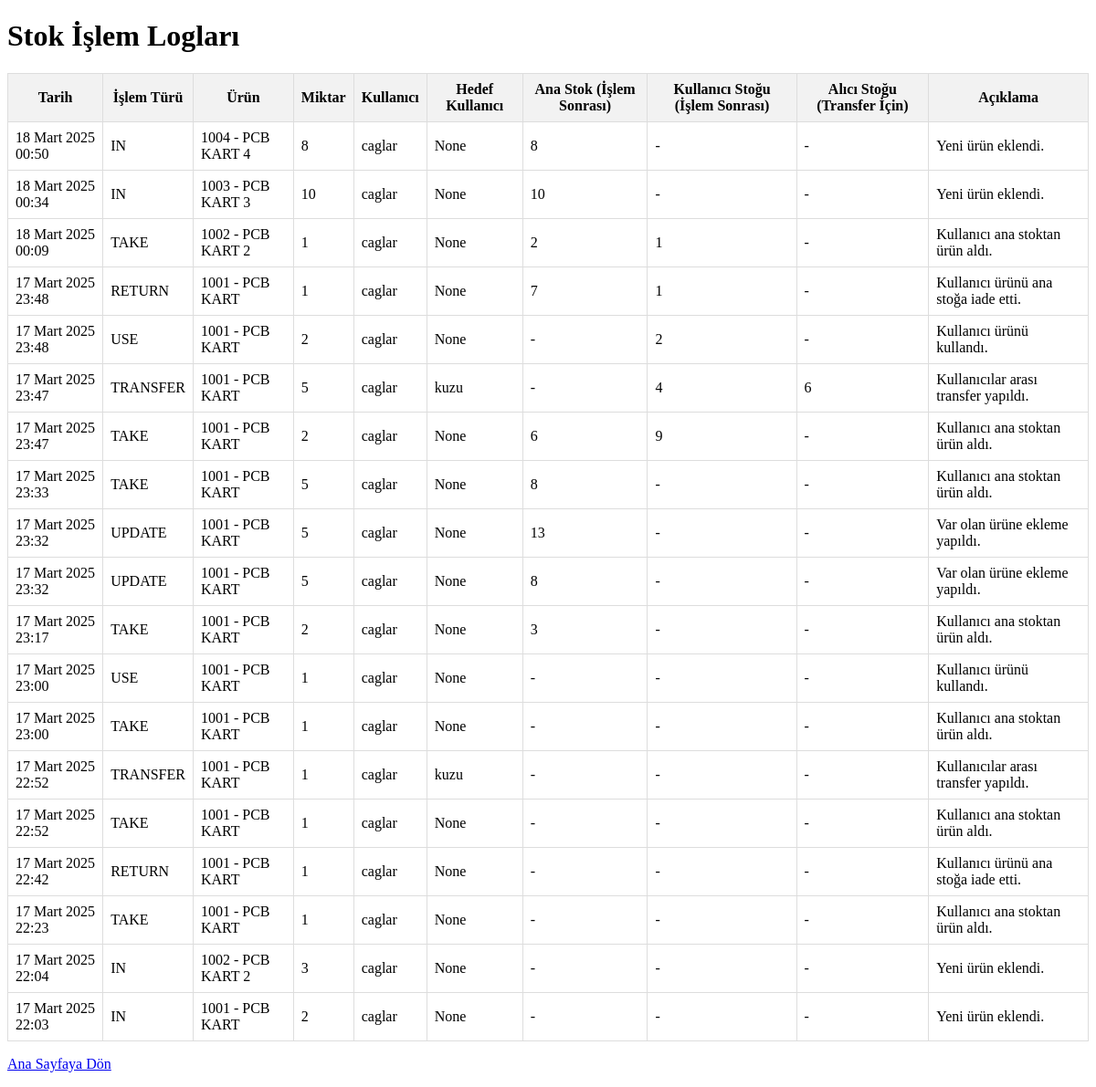
Before: /transaction_log/ (signed in) with the older database file.
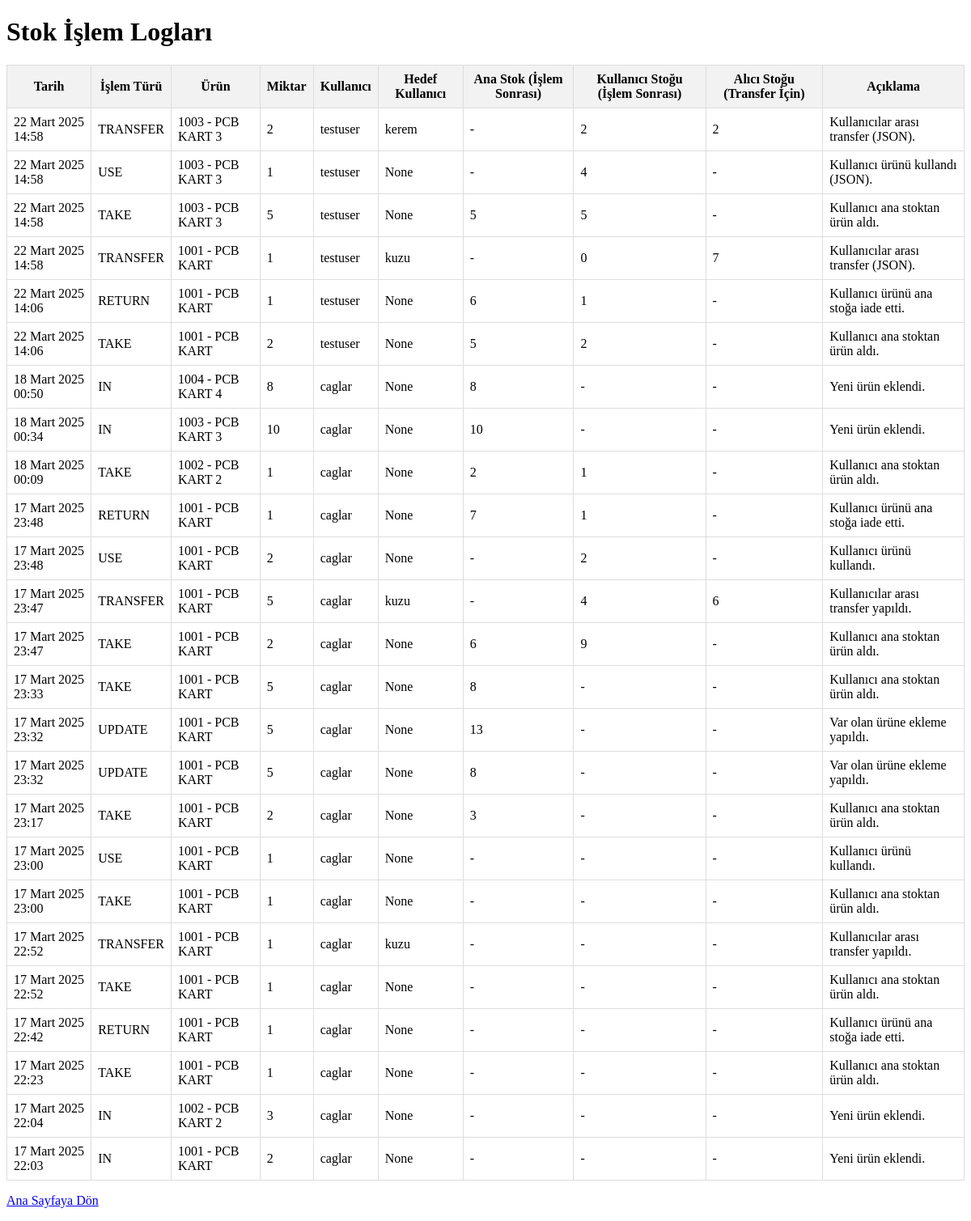
After: the same page with the newer database file.
### inventory/models.py (models this page shows, shortened)
class StockTransaction(models.Model):
    TRANSACTION_TYPES = (
        ('IN', 'Ana Stok Girişi'),
        ('UPDATE', 'Ana Stok Güncelleme'),
        ('TAKE', 'Kullanıcının Ana Stoktan Alması'),
        ('RETURN', 'Kullanıcının Ana Stoka İade Etmesi'),
        ('TRANSFER', 'Kullanıcılar Arası Transfer'),
        ('USE', 'Kullanım'),
    )
    product = models.ForeignKey(Product, on_delete=models.CASCADE, related_name="transactions")
    transaction_type = models.CharField(max_length=10, choices=TRANSACTION_TYPES)
    quantity = models.PositiveIntegerField()
    user = models.ForeignKey(User, on_delete=models.SET_NULL, null=True, blank=True, related_name="transactions")
    target_user = models.ForeignKey(User, on_delete=models.SET_NULL, null=True, blank=True, related_name="received_transactions")
    timestamp = models.DateTimeField(default=timezone.now)
    description = models.TextField(blank=True, null=True)
    current_quantity = models.PositiveIntegerField(null=True, blank=True, help_text="İşlem sonrası ana stok miktarı")
    current_user_quantity = models.PositiveIntegerField(null=True, blank=True, help_text="İşlem sonrası kullanıcının stoğundaki miktar")
    current_receiver_quantity = models.PositiveIntegerField(null=True, blank=True, help_text="Transfer işleminde alıcının stoğundaki miktar")

class Product(models.Model):
    part_code = models.CharField(max_length=50, unique=True)
    name = models.CharField(max_length=200)
    quantity = models.PositiveIntegerField(default=0)
    min_limit = models.PositiveIntegerField(
        default=1,
        help_text="Ürün miktarı bu değerin altına düşerse kritik stok durumu oluşur."
    )
    order_placed = models.BooleanField(default=False, help_text="Bu ürün için sipariş çekildiyse True olur.")
    def __str__(self):
        return f"{self.part_code} - {self.name}"

### inventory/views.py (the view)
# urls.py: path('transaction_log/', views.transaction_log, name='transaction_log'),
@staff_member_required
def transaction_log(request):
    logs = StockTransaction.objects.all().order_by('-timestamp')
    return render(request, 'inventory/transaction_log.html', {'logs': logs})

### inventory/templates/inventory/transaction_log.html (shortened to what this page needs)
<!DOCTYPE html>
<html>
<head>
</head>
<body>
    <h1>Stok İşlem Logları</h1>
    <table>
        <tr>
            <th>Tarih</th>
            <th>İşlem Türü</th>
            <th>Ürün</th>
            <th>Miktar</th>
            <th>Kullanıcı</th>
            <th>Hedef Kullanıcı</th>
            <th>Ana Stok (İşlem Sonrası)</th>
            <th>Kullanıcı Stoğu (İşlem Sonrası)</th>
            <th>Alıcı Stoğu (Transfer İçin)</th>
            <th>Açıklama</th>
        </tr>
        {% for log in logs %}
        <tr>
            <td>{{ log.timestamp }}</td>
            <td>{{ log.transaction_type }}</td>
            <td>{{ log.product }}</td>
            <td>{{ log.quantity }}</td>
            <td>{{ log.user }}</td>
            <td>{{ log.target_user }}</td>
            <td>{% if log.current_quantity != None %}{{ log.current_quantity }}{% else %}-{% endif %}</td>
            <td>{% if log.current_user_quantity != None %}{{ log.current_user_quantity }}{% else %}-{% endif %}</td>
            <td>{% if log.current_receiver_quantity != None %}{{ log.current_receiver_quantity }}{% else %}-{% endif %}</td>
            <td>{{ log.description }}</td>
        </tr>
        {% empty %}
        <tr>
            <td colspan="10">Hiç işlem yapılmamış.</td>
        </tr>
        {% endfor %}
    </table>
    <p><a href="{% url 'index' %}">Ana Sayfaya Dön</a></p>
</body>
</html>

### inventory/templates/inventory/transaction_log.html (style rules this page uses)
table { border-collapse: collapse; width: 100%; }
th, td { border: 1px solid #ddd; padding: 8px; }
th { background-color: #f2f2f2; }

Changed rows visible on the page:
added StockTransaction: timestamp "22 Mart 2025 14:58", transaction_type "TRANSFER", product "1003 - PCB KART 3", quantity "2", user "testuser", target_user "kerem", current_user_quantity "2", current_receiver_quantity "2", description "Kullanıcılar arası transfer (JSON)."
added StockTransaction: timestamp "22 Mart 2025 14:58", transaction_type "USE", product "1003 - PCB KART 3", quantity "1", user "testuser", target_user "None", current_user_quantity "4", description "Kullanıcı ürünü kullandı (JSON)."
added StockTransaction: timestamp "22 Mart 2025 14:58", transaction_type "TAKE", product "1003 - PCB KART 3", quantity "5", user "testuser", target_user "None", current_quantity "5", current_user_quantity "5", description "Kullanıcı ana stoktan ürün aldı."
added StockTransaction: timestamp "22 Mart 2025 14:58", transaction_type "TRANSFER", product "1001 - PCB KART", quantity "1", user "testuser", target_user "kuzu", current_user_quantity "0", current_receiver_quantity "7", description "Kullanıcılar arası transfer (JSON)."
added StockTransaction: timestamp "22 Mart 2025 14:06", transaction_type "RETURN", product "1001 - PCB KART", quantity "1", user "testuser", target_user "None", current_quantity "6", current_user_quantity "1", description "Kullanıcı ürünü ana stoğa iade etti."
added StockTransaction: timestamp "22 Mart 2025 14:06", transaction_type "TAKE", product "1001 - PCB KART", quantity "2", user "testuser", target_user "None", current_quantity "5", current_user_quantity "2", description "Kullanıcı ana stoktan ürün aldı."
